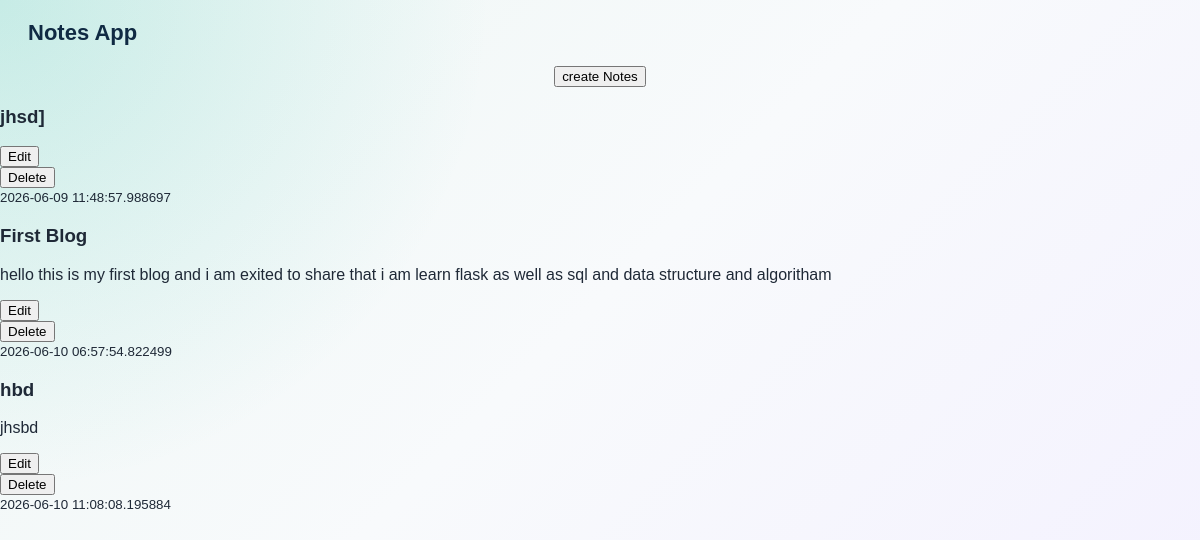
/view_notes (signed in), run on an earlier commit of the app's database.
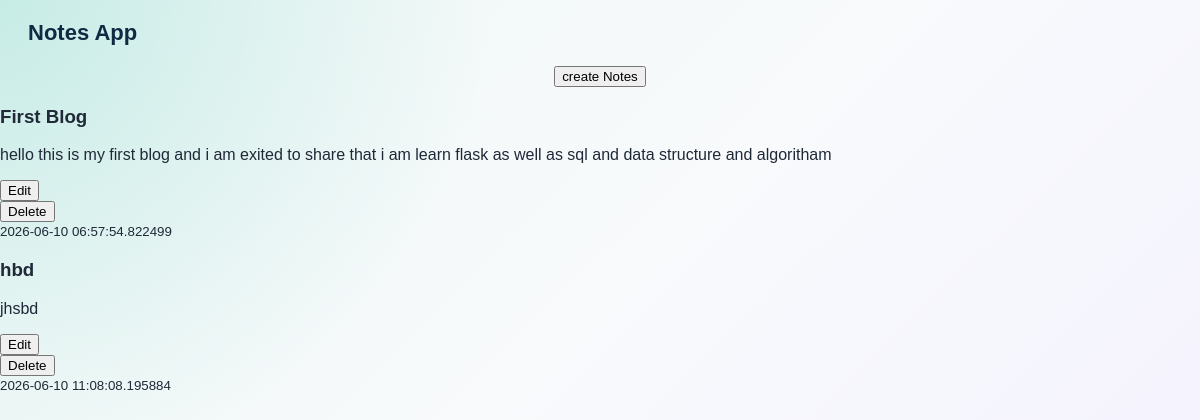
And on a later commit of the database.
### app/models.py (models this page shows)
class Note(db.Model):
    id = db.Column(db.Integer,primary_key=True)
    title = db.Column(db.String(100),nullable = False)
    content = db.Column(db.Text,nullable = False)
    created_at = db.Column(db.DateTime,default= lambda:datetime.now(UTC))
    user_id = db.Column(db.Integer,db.ForeignKey('user.id'),nullable = False)

### routes/notes.py (the view)
@notes_bp.route('/view_notes')
def view_notes():
    if 'user_id' not in session:
        return redirect(url_for('auth.login'))
    notes = Note.query.filter_by(user_id = session['user_id']).all()
    return render_template('view_notes.html',notes = notes)

### templates/view_notes.html (shortened to what this page needs)
{% extends 'base.html' %}
{% block content %}
<main>
    <center>
        <a href="{{ url_for('notes.create_note') }}">
            <button type="button">create Notes</button>
        </a>
    </center>
    {% for note in notes %}
    <div>
        <h3>{{note.title}}</h3>
        <p>{{note.content}}</p>
        <a href="{{ url_for('notes.edit', note_id=note.id) }}"> <button type="submit">Edit</button></a>
        <form action="{{ url_for('notes.delete', note_id=note.id) }}" method="POST">
            <button type="submit">Delete</button>
        </form> <small>{{note.created_at}}</small>
    </div>
    {% endfor %}
</main>
{% endblock %}

What changed in the data, as far as the page shows it:
removed Note: title "jhsd]", created_at "2026-06-09 11:48:57.988697"
